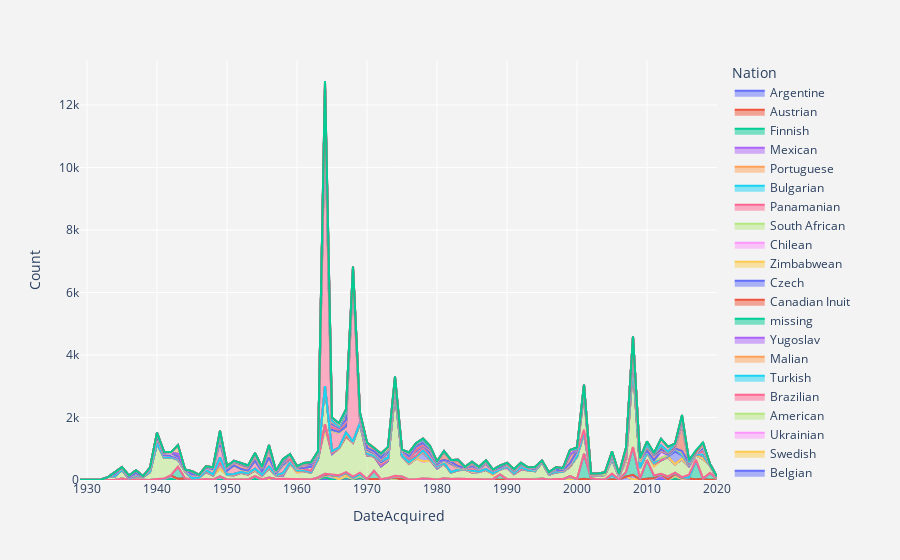

The notebook cell this image was saved under:
### Code cell
import plotly.express as px
fig1 = px.area(df_nats_before, x="DateAcquired", y="Count", color="Nation", line_group="Nation")
fig1.update_layout(
    xaxis = dict(
                
        tickmode = 'linear',

        dtick = 10
    ),
    paper_bgcolor='rgb(243, 243, 243)',
    plot_bgcolor='rgb(243, 243, 243)',
)



   
fig1.show()
